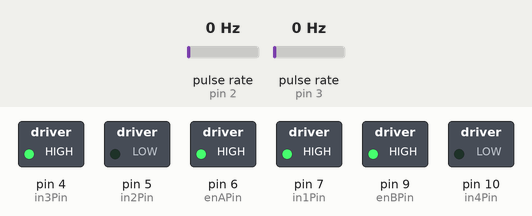
The sketch below on a simulated Arduino Uno, built with avr-gcc and run on an emulated ATmega328P. Parts: switched loads named in the sketch (green lamp = pin HIGH). Wiring (inferred from the names in the program): 2 × pulse sensor: data pin 2 / data pin 3. Inputs (shaded band) come from the test bench; at power-on: pulse rate (sensors on pin 2, pin 3) 0 Hz. What the sketch prints to the serial monitor is not drawn.

Above: at 1.2 s.
1.3 s: pulse rate (sensor on pin 2) set to 116 Hz
4.3 s: pulse rate (sensor on pin 2) set to 122 Hz
At 5.7 s:
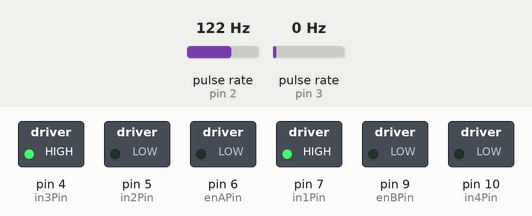
Timing chart, 0 to 7.3 s (numbered marks = the images above; inputs shaded):
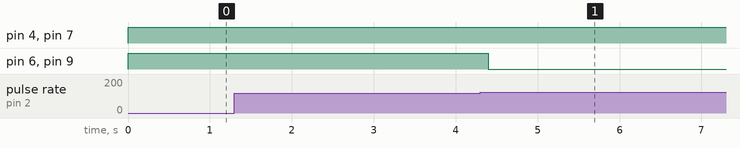

Measured:
- the behaviour switches between 119 and 120 Hz on pulse rate (sensor on pin 2) (found by bisection; images 0 and 1)
- after the input at 1.3 s, every drawn part: stays the same

The sketch:

totem.ino
```cpp
#define PIN_DO 2
volatile unsigned int pulsesLeft = 0;   // Số xung của bánh trái
volatile unsigned int pulsesRight = 0;  // Số xung của bánh phải
float rpm;
unsigned long timeOld;
#define HOLES_DISC 20  // Số lỗ trên đĩa encoder
#define WHEEL_CIRCUMFERENCE 20.42  // Chu vi bánh xe (cm)
#define TARGET_DISTANCE 120  // Khoảng cách cần di chuyển (cm)
#define TARGET_PULSES ((TARGET_DISTANCE / 20) * 60)  // Số xung cần thiết 60.

const int enAPin = 6;    // Chân ENA để điều chỉnh tốc độ động cơ trái
const int in1Pin = 7;    // Chân IN1 để điều khiển hướng động cơ trái
const int in2Pin = 5;    // Chân IN2 để điều khiển hướng động cơ trái

const int enBPin = 9;    // Chân ENB để điều chỉnh tốc độ động cơ phải
const int in3Pin = 4;    // Chân IN3 để điều khiển hướng động cơ phải
const int in4Pin = 10;   // Chân IN4 để điều khiển hướng động cơ phải

const int encoderPinLeft = 3;  // Chân encoder động cơ trái
const int encoderPinRight = 2; // Chân encoder động cơ phải

void countEncoderLeft() {
    pulsesLeft++;  // Tăng giá trị mỗi khi có xung từ encoder trái
}

void countEncoderRight() {
    pulsesRight++; // Tăng giá trị mỗi khi có xung từ encoder phải
}

void setup() {
    // Thiết lập chân điều khiển động cơ
    pinMode(enAPin, OUTPUT);
    pinMode(in1Pin, OUTPUT);
    pinMode(in2Pin, OUTPUT);
    pinMode(enBPin, OUTPUT);
    pinMode(in3Pin, OUTPUT);
    pinMode(in4Pin, OUTPUT);

    // Thiết lập chân encoder
    pinMode(encoderPinLeft, INPUT_PULLUP);
    pinMode(encoderPinRight, INPUT_PULLUP);

    // Thiết lập interrupt để đếm xung từ encoder
    attachInterrupt(digitalPinToInterrupt(encoderPinLeft), countEncoderLeft, RISING);
    attachInterrupt(digitalPinToInterrupt(encoderPinRight), countEncoderRight, RISING);

    // Khởi động Serial Monitor
    Serial.begin(9600);
    Serial.println("Chuẩn bị chạy động cơ...");

    // Reset encoder
    pulsesLeft = 0;
    pulsesRight = 0;
}

void loop() {
    // Kiểm tra xem cả hai bánh xe đã di chuyển đủ khoảng cách chưa
    if (pulsesLeft < TARGET_PULSES && pulsesRight < TARGET_PULSES) {
        // Cấu hình động cơ trái quay thuận
        digitalWrite(in1Pin, HIGH);
        digitalWrite(in2Pin, LOW);
        analogWrite(enAPin, 255);  // Động cơ trái quay với tốc độ 100%

        // Cấu hình động cơ phải quay thuận
        digitalWrite(in3Pin, HIGH);
        digitalWrite(in4Pin, LOW);
        analogWrite(enBPin, 255);  // Động cơ phải quay với tốc độ 100%

    } else {
        // Dừng động cơ khi đạt đủ xung
        analogWrite(enAPin, 0);
        analogWrite(enBPin, 0);
        Serial.println("Đã di chuyển đủ khoảng cách !");


        // while(1);  // Dừng chương trình sau khi đạt yêu cầu
    }
}
```
